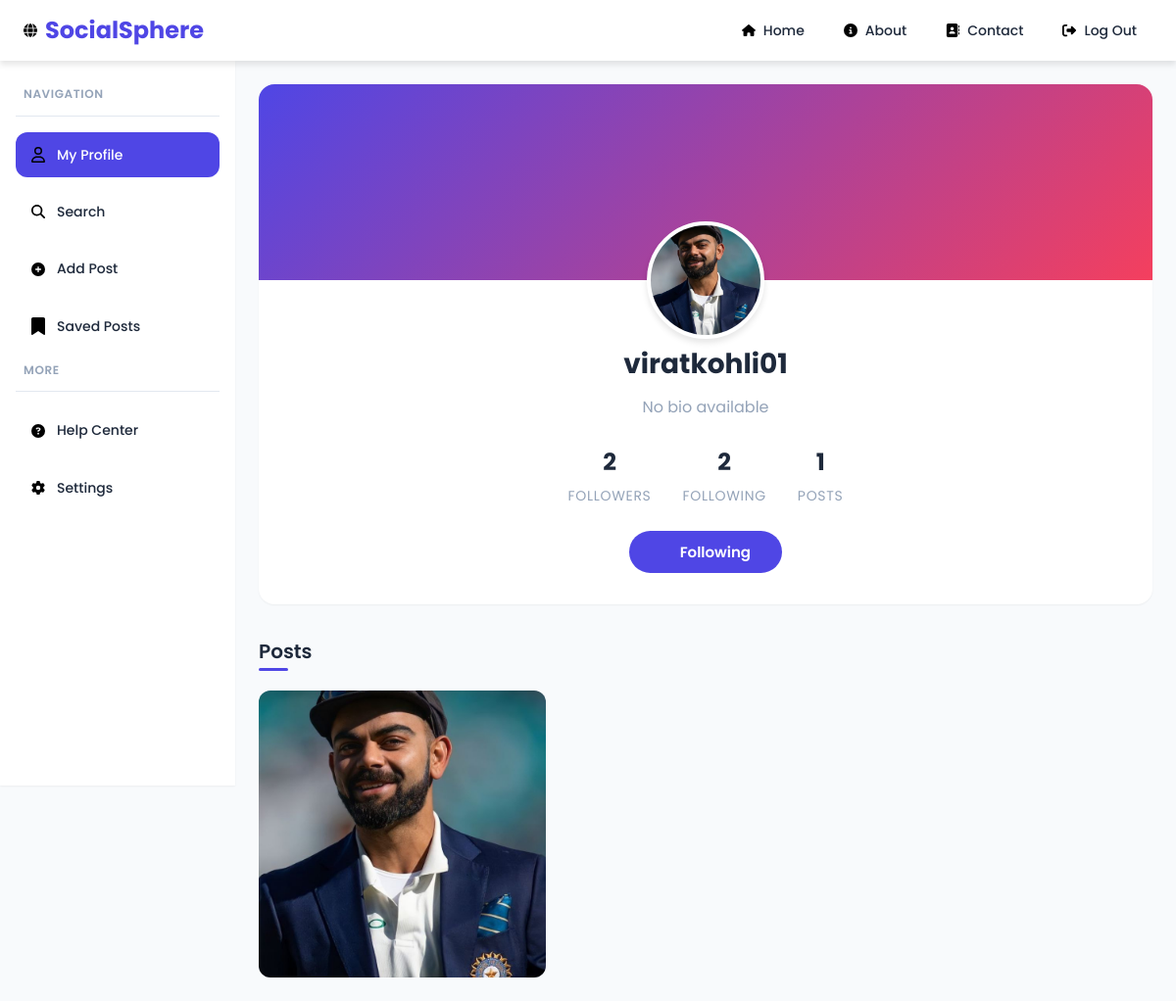
The app's page /accounts/profile/viratkohli01/ (signed in) with its own data.
### accounts/models.py (models this page shows, shortened)
class UserProfile(AbstractUser):
    bio = models.TextField(blank=True)
    profile_image = models.ImageField(upload_to='profile_pics/', blank=True, null=True)
    first_name = models.CharField(max_length=30, blank=True)
    last_name = models.CharField(max_length=30, blank=True)
    mobile_no = models.CharField(max_length=15, blank=True)
    email = models.EmailField(unique=True, blank=True, null=True)
    birth_date = models.DateField(null=True, blank=True)
    country = models.CharField(max_length=50, blank=True)

### posts/models.py (models this page shows)
class Post(models.Model):
    user = models.ForeignKey(UserProfile, on_delete=models.CASCADE, related_name='posts')  # ✅ Added related_name
    caption = models.CharField(max_length=255)
    image = models.ImageField(upload_to='posts/', blank=True, null=True)
    created_at = models.DateTimeField(auto_now_add=True)
    def get_like_count(self):
        return self.likes.count()
    get_like_count.short_description = 'Likes'
    def get_comment_count(self):
        return self.comments.count()
    get_comment_count.short_description = 'Comments'

### accounts/views.py (the view)
# urls.py: path('profile/<str:username>/', views.user_profile, name='user_profile'),
@login_required
def user_profile(request, username):
    profile_user = get_object_or_404(UserProfile, username=username)
    is_following = Follow.objects.filter(follower=request.user, following=profile_user).exists()
    followers_count = Follow.objects.filter(following=profile_user).count()
    following_count = Follow.objects.filter(follower=profile_user).count()
    posts = profile_user.posts.all()  # ✅ Fixed: Use 'posts' instead of 'post_set'
    return render(request, 'accounts/user_profile.html', {
        'profile_user': profile_user,
        'is_following': is_following,
        'followers_count': followers_count,
        'following_count': following_count,
        'posts': posts
    })

### accounts/templates/accounts/user_profile.html (shortened to what this page needs)
{% extends 'base.html' %}
{% load static %}
{% block content %}
<div class="profile-container">
    <div class="profile-header">
        <div class="profile-cover"></div>
        <div class="profile-avatar-wrapper">
            <div class="profile-avatar">
                {% if profile_user.profile_image %}
                <img src="{{ profile_user.profile_image.url }}"
                    alt="Profile Image">
                {% else %}
                <img src="{% static 'default_profile.png' %}"
                    alt="Profile Image">
                {% endif %}
            </div>
        </div>
        <div class="profile-info">
            <h1 class="profile-username">{{ profile_user.username }}</h1>
            <p
                class="profile-bio">{{profile_user.bio|default:"No bio available"}}</p>
            <div class="profile-stats">
                <div class="stat-item">
                    <div class="stat-value">{{ followers_count }}</div>
                    <div class="stat-label">Followers</div>
                </div>
                <div class="stat-item">
                    <div class="stat-value">{{ following_count }}</div>
                    <div class="stat-label">Following</div>
                </div>
                <div class="stat-item">
                    <div class="stat-value">{{ posts.count }}</div>
                    <div class="stat-label">Posts</div>
                </div>
            </div>
            {% if profile_user != user %}
            <div class="profile-actions">
                <form method="post"
                    action="{% if is_following %}{% url 'unfollow_user' profile_user.username %}{% else %}{% url 'follow_user' profile_user.username %}{% endif %}">
                    <button type="submit"
                        class="follow-button {% if is_following %}following{% else %}not-following{% endif %}">
                        {% if is_following %}
                        <i class="fas fa-user-check"></i>
                        <span>Following</span>
                        {% else %}
                        <i class="fas fa-user-plus"></i>
                        <span>Follow</span>
                        {% endif %}
                    </button>
                </form>
            </div>
            {% endif %}
        </div>
    </div>
    <div class="posts-section">
        <h2 class="section-title">Posts</h2>
        {% if posts %}
        <div class="posts-grid">
            {% for post in posts %}
            <div class="post-item">
                <img src="{{ post.image.url }}" alt="Post Image">
            </div>
            {% endfor %}
        </div>
        {% endif %}
    </div>
</div>
{% endblock %}

### records on screen
UserProfile: profile_image (picture), username "viratkohli01", bio "No bio available", count "1"
Post: image (picture)

### other values on screen
{{ followers_count }} "2"
{{ following_count }} "2"
